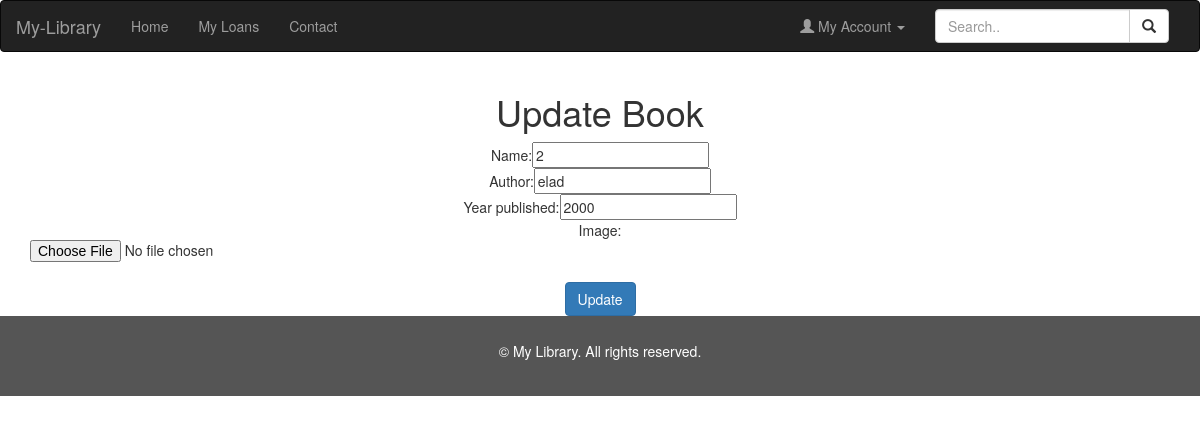
The page /book/16/update/ on the database its author committed.
### library/models.py (models this page shows)
class Books(models.Model):
    id = models.AutoField(primary_key=True)
    name = models.CharField(max_length=100)
    author = models.CharField(max_length=100)
    year_published = models.PositiveIntegerField()
    image = models.ImageField(upload_to="books_images", default="/books_images/books.png")
    borrowers = models.ManyToManyField(CustomerUser, through='Loan')

### library/views.py (the view, shortened to what this page needs)
# urls.py: path('book/<int:book_id>/update/', views.update_book, name='update_book'),
def update_book(request, book_id):
    book = get_object_or_404(Books, id=book_id)
    return render(request, 'update_book.html', {'book': book})

### library/templates/update_book.html (shortened to what this page needs)
{% extends "base.html" %}
{% block content %}
  <h1>Update Book</h1>
  <form method="post">
    Name:<input type="text" id="name" name="name" value="{{ book.name }}" required>
    <br>
    Author:<input type="text" id="author" name="author" value="{{ book.author }}" required>
    <br>
    Year published:<input type="number" id="year_published" name="year_published" value="{{ book.year_published }}" required>
    <br>
    Image:<input type="file" id="image" name="image">
    <br>
    <button type="submit" class="btn btn-primary">Update</button>
  </form>
{% endblock %}

### rows shown on the page
Books: name "2", author "elad", year_published "2000"
